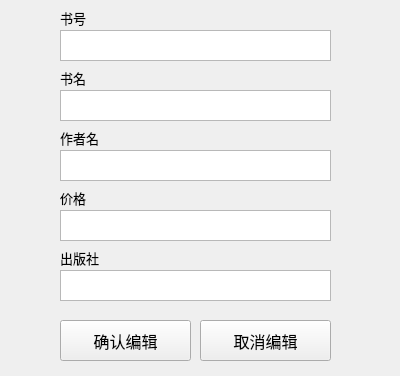
<?xml version="1.0" encoding="UTF-8"?>
<ui version="4.0">
 <class>editListSubWindow</class>
 <widget class="QWidget" name="editListSubWindow">
  <property name="geometry">
   <rect>
    <x>0</x>
    <y>0</y>
    <width>400</width>
    <height>376</height>
   </rect>
  </property>
  <property name="windowTitle">
   <string>editListSubWindow</string>
  </property>
  <widget class="QPushButton" name="editSaveButton">
   <property name="geometry">
    <rect>
     <x>60</x>
     <y>320</y>
     <width>131</width>
     <height>41</height>
    </rect>
   </property>
   <property name="font">
    <font>
     <pointsize>12</pointsize>
    </font>
   </property>
   <property name="text">
    <string>确认编辑</string>
   </property>
  </widget>
  <widget class="QLabel" name="ISBNLabel">
   <property name="geometry">
    <rect>
     <x>60</x>
     <y>10</y>
     <width>53</width>
     <height>16</height>
    </rect>
   </property>
   <property name="font">
    <font>
     <pointsize>10</pointsize>
    </font>
   </property>
   <property name="text">
    <string>书号</string>
   </property>
  </widget>
  <widget class="QPlainTextEdit" name="bookTextEdit">
   <property name="geometry">
    <rect>
     <x>60</x>
     <y>90</y>
     <width>271</width>
     <height>31</height>
    </rect>
   </property>
  </widget>
  <widget class="QLabel" name="priceLabel">
   <property name="geometry">
    <rect>
     <x>60</x>
     <y>190</y>
     <width>53</width>
     <height>16</height>
    </rect>
   </property>
   <property name="font">
    <font>
     <pointsize>10</pointsize>
    </font>
   </property>
   <property name="text">
    <string>价格</string>
   </property>
  </widget>
  <widget class="QPlainTextEdit" name="authorTextEdit">
   <property name="geometry">
    <rect>
     <x>60</x>
     <y>150</y>
     <width>271</width>
     <height>31</height>
    </rect>
   </property>
  </widget>
  <widget class="QLabel" name="bookLabel">
   <property name="geometry">
    <rect>
     <x>60</x>
     <y>70</y>
     <width>53</width>
     <height>16</height>
    </rect>
   </property>
   <property name="font">
    <font>
     <pointsize>10</pointsize>
    </font>
   </property>
   <property name="text">
    <string>书名</string>
   </property>
  </widget>
  <widget class="QPlainTextEdit" name="priceTextEdit">
   <property name="geometry">
    <rect>
     <x>60</x>
     <y>210</y>
     <width>271</width>
     <height>31</height>
    </rect>
   </property>
  </widget>
  <widget class="QPlainTextEdit" name="pressTextEdit">
   <property name="geometry">
    <rect>
     <x>60</x>
     <y>270</y>
     <width>271</width>
     <height>31</height>
    </rect>
   </property>
  </widget>
  <widget class="QLabel" name="authorLabel">
   <property name="geometry">
    <rect>
     <x>60</x>
     <y>130</y>
     <width>53</width>
     <height>16</height>
    </rect>
   </property>
   <property name="font">
    <font>
     <pointsize>10</pointsize>
    </font>
   </property>
   <property name="text">
    <string>作者名</string>
   </property>
  </widget>
  <widget class="QLabel" name="pressLabel">
   <property name="geometry">
    <rect>
     <x>60</x>
     <y>250</y>
     <width>53</width>
     <height>16</height>
    </rect>
   </property>
   <property name="font">
    <font>
     <pointsize>10</pointsize>
    </font>
   </property>
   <property name="text">
    <string>出版社</string>
   </property>
  </widget>
  <widget class="QPlainTextEdit" name="ISBNTextEdit">
   <property name="geometry">
    <rect>
     <x>60</x>
     <y>30</y>
     <width>271</width>
     <height>31</height>
    </rect>
   </property>
  </widget>
  <widget class="QPushButton" name="cancelButton">
   <property name="geometry">
    <rect>
     <x>200</x>
     <y>320</y>
     <width>131</width>
     <height>41</height>
    </rect>
   </property>
   <property name="font">
    <font>
     <pointsize>12</pointsize>
    </font>
   </property>
   <property name="text">
    <string>取消编辑</string>
   </property>
   <property name="autoDefault">
    <bool>false</bool>
   </property>
   <property name="default">
    <bool>false</bool>
   </property>
   <property name="flat">
    <bool>false</bool>
   </property>
  </widget>
 </widget>
 <resources/>
 <connections/>
</ui>
